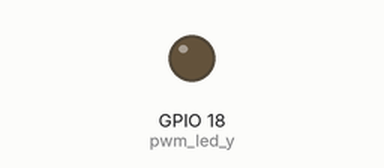
Recording of a program running on a simulated ESP32 board running MicroPython. Parts: output pins drawn as LEDs (lit = HIGH).

Above: at 0.15 s.
At 35.87 s:
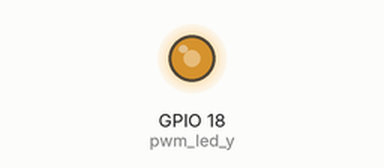
Timing chart, 0 to 35.8 s (numbered marks = the images above):
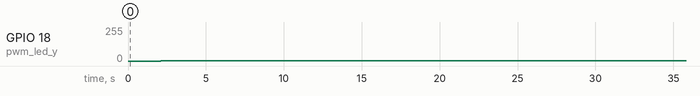

The program:

breathing_led.py
```python
import time
from machine import Pin, PWM
from io_map import IOMap

pwm_led_y = PWM(Pin(IOMap["led"], Pin.OUT), 10000, 0)

while True:
    pwm_led_y.init()
    for i in range(0, 1023):
        pwm_led_y.duty(i)
        time.sleep_ms(1)
    for i in range(1023, 0, -1):
        pwm_led_y.duty(i)
        time.sleep_ms(1)
    time.sleep_ms(200)
    pwm_led_y.deinit()
```

io_map.py
```python
IOMap = {

    # GPIO pins
    "led": 18,
    "button_left": 19,
    "button_right": 23,
    "led_rgb": 5,
    "PIR": 13,
    "buzzer": 12,
    "servo_m": 14,
    "servo_f": 27,
    "steam_sensor": 35,
    "humid_temp_sensor": 17,
    "fan_": 25,
    "fan": 26,
    "gas": 16,

    # BUS I2C
    "LCD": 0x27,
    "RFID": 0x28,

}
```

Measured:
- by itself, GPIO 18 (pwm_led_y): 0/255 → 1/255 at 2.1 s
